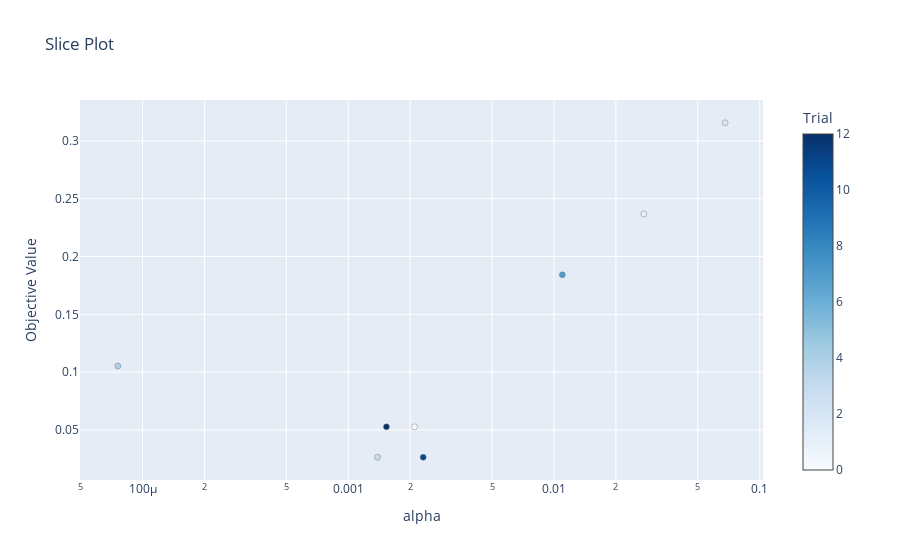

This figure's notebook cell:
### Code cell
plot_slice(study)

### Figure 1 — Plotly figure (JSON) as saved in the notebook; plotly's stock layout.template omitted (floating-point values rounded to 4 significant figures)
{"data": [{"marker": {"color": [0, 1, 2, 3, 4, 7, 11, 12], "colorbar": {"title": {"text": "Trial"}, "x": 1, "xpad": 40}, "colorscale": [[0, "rgb(247,251,255)"], [0.125, "rgb(222,235,247)"], [0.25, "rgb(198,219,239)"], [0.375, "rgb(158,202,225)"], [0.5, "rgb(107,174,214)"], [0.625, "rgb(66,146,198)"], [0.75, "rgb(33,113,181)"], [0.875, "rgb(8,81,156)"], [1, "rgb(8,48,107)"]], "line": {"color": "Grey", "width": 0.5}}, "mode": "markers", "name": "Feasible Trial", "showlegend": false, "type": "scatter", "x": [0.0021, 0.02732, 0.06788, 0.001388, 7.588e-05, 0.01098, 0.002312, 0.001533], "y": [0.05263, 0.2368, 0.3158, 0.02632, 0.1053, 0.1842, 0.02632, 0.05263]}], "layout": {"title": {"text": "Slice Plot"}, "xaxis": {"title": {"text": "alpha"}, "type": "log"}, "yaxis": {"title": {"text": "Objective Value"}}}}
